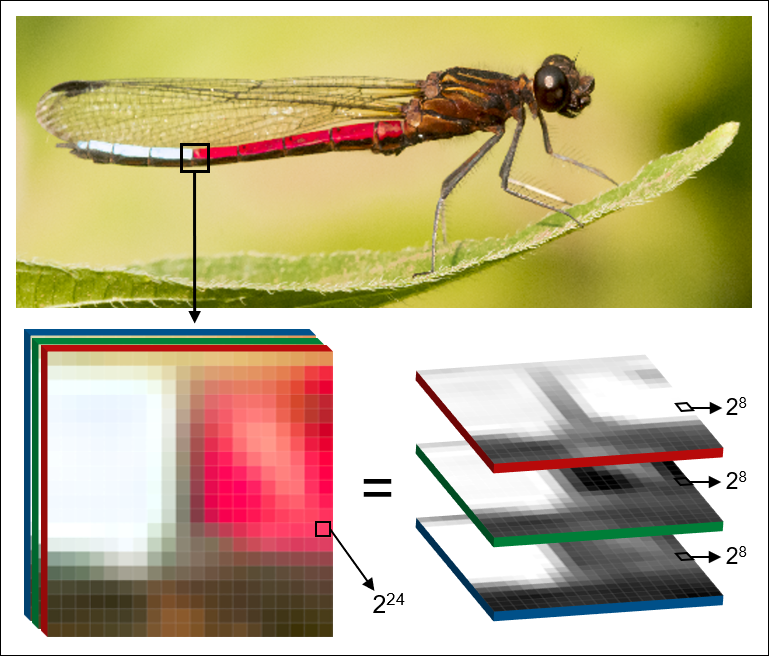
#> input picture docs_source/_assets/images/computer_vision_luerig_et_al_2021.png, 769 x 656 px; its folder holds only this picture in this run
$ python -i segmentation.py   (imports and definitions only)
#> lines starting #> are read from the running program, lines starting #| are printed output that depends on the picture
#%% modules

import copy
import cv2
import numpy as np
import sys

from dataclasses import make_dataclass
from math import inf

from phenopype import __version__
from phenopype import _vars
from phenopype import utils
from phenopype import utils_lowlevel as ul
from phenopype.core import preprocessing, visualization


#%% functions


# [636 lines left out: functions contour_to_mask, detect_contour, edit_contour, mask_to_contour, morphology, not called in this run]


def threshold(
    image,
    method="otsu",
    constant=1,
    blocksize=99,
    value=127,
    mask=True,
    invert=False,
    **kwargs,
):
    """
    Applies a threshold to create a binary image from a grayscale or a multichannel
    image (see phenopype.core.preprocessing.decompose_image for channel options).

    Three types of thresholding algorithms are supported:
        - otsu: use Otsu algorithm to choose the optimal threshold value
        - adaptive: dynamic threshold values across image (uses arguments
          "blocksize" and "constant")
        - binary: fixed threshold value (uses argument "value")

    Mask annotations can be supplied to include or exclude areas.

    Parameters
    ----------
    image : ndarray
        input image
    method : {"otsu", "adaptive", "binary"} str, optional
        type of thresholding algorithm to be used
    blocksize: int, optional
        Size of a pixel neighborhood that is used to calculate a threshold
        value for the pixel (has to be odd - even numbers will be ceiled; for
        "adaptive" method)
    constant : int, optional
        value to subtract from binarization output (for "adaptive" method)
    value : {between 0 and 255} int, optional
        thesholding value (for "binary" method)
    channel {"gray", "red", "green", "blue"}: str, optional
        which channel of the image to use for thresholding

    Returns
    -------
    image : ndarray
        binary image

    """

    # =============================================================================
    # setup

    ## set flags
    flags = make_dataclass(
        cls_name="flags",
        fields=[("mask", bool, mask),
                ("invert", bool, invert),
                ],
    )

    if len(image.shape) == 3:
        if image.shape[2] > 1:
            ul._print("- multichannel image supplied - converting to single", lvl=1)
            image = preprocessing.decompose_image(image, col_space="gray")

    if blocksize % 2 == 0:
        blocksize = blocksize + 1
        ul._print("- even blocksize supplied, adding 1 to make odd", lvl=1)

    if flags.invert:
        image = cv2.bitwise_not(image)

    # =============================================================================
    # annotation management

    annotations = kwargs.get("annotations", {})

    ## references
    annotation_id_ref = kwargs.get(_vars._reference_type + "_id", None)
    annotation_ref = ul._get_annotation(
        annotations,
        _vars._reference_type,
        annotation_id_ref,
        prep_msg="- masking regions in thresholded image:",
    )

    ## masks
    annotation_id_mask = kwargs.get(_vars._mask_type + "_id", None)
    annotation_mask = ul._get_annotation(
        annotations,
        _vars._mask_type,
        annotation_id_mask,
        prep_msg="- masking regions in thresholded image:",
    )

    # =============================================================================
    # execute masking

    ## no masks / exclude
    height, width = image.shape
    rx, ry, rw, rh = 0, 0, width, height
    roi_list, roi_bbox_coords_list, roi_mask_coords_list = [image], [(rx, ry, rw, rh)], [""]

    ## with include masks
    if all([flags.mask, "data" in annotation_mask]):
        if annotation_mask["data"]["include"]:
            roi_list, roi_bbox_coords_list, roi_mask_coords_list = [], [], []
            if len(annotation_mask["data"][_vars._mask_type]) > 0:
                polygons = annotation_mask["data"][_vars._mask_type]

                for coords in polygons:

                    if type(coords) == list:
                        mask_coords = ul._convert_tup_list_arr(coords)
                    else:
                        mask_coords = coords


                    rx, ry, rw, rh = cv2.boundingRect(mask_coords)

                    roi_list.append(image[ry : ry + rh, rx : rx + rw])
                    roi_bbox_coords_list.append((rx, ry, rw, rh))
                    roi_mask_coords_list.append(mask_coords)

    # =============================================================================
    # execute

    thresh = np.zeros(image.shape, dtype=np.uint8)

    for roi, roi_bbox_coords, roi_mask_coords in zip(
            roi_list, roi_bbox_coords_list, roi_mask_coords_list):

        if method == "otsu":
            ret, roi_thresh = cv2.threshold(
                roi,
                0,
                255,
                cv2.THRESH_BINARY_INV + cv2.THRESH_OTSU
                )
        elif method == "adaptive":
            roi_thresh = cv2.adaptiveThreshold(
                roi,
                255,
                cv2.ADAPTIVE_THRESH_GAUSSIAN_C,
                cv2.THRESH_BINARY_INV,
                blocksize,
                constant,
                )
        elif method == "binary":
            ret, roi_thresh = cv2.threshold(
                roi,
                value,
                255,
                cv2.THRESH_BINARY_INV,
                )

        rx, ry, rw, rh = roi_bbox_coords

        if all([flags.mask, "data" in annotation_mask]):

            if all([annotation_mask["data"]["include"],
                    annotation_mask["settings"]["tool"] == "polygon"]):

                poly_mask = np.zeros(roi.shape, dtype=np.uint8)
                poly_mask = cv2.drawContours(
                    image=poly_mask,
                    contours=[roi_mask_coords],
                    contourIdx=0,
                    thickness=-1,
                    color=255,
                    offset=(-rx, -ry),
                )
                roi_thresh = cv2.bitwise_and(roi_thresh, poly_mask)

        thresh[ry : ry + rh, rx : rx + rw] = roi_thresh

    # =============================================================================
    # exclude masks or references

    if "data" in annotation_ref:
        if _vars._mask_type in annotation_ref["data"]:
            polygons = annotation_ref["data"][_vars._mask_type]
            for coords in polygons:
                thresh[ul._create_mask_bool(thresh, coords)] = 0
            ul._print("- excluding pixels from reference")

    ## with exclude masks
    if all([flags.mask, "data" in annotation_mask]):
        if not annotation_mask["data"]["include"]:

            if len(annotation_mask["data"][_vars._mask_type]) > 0:
                polygons = annotation_mask["data"][_vars._mask_type]

            for coords in polygons:
                thresh[ul._create_mask_bool(thresh, coords)] = 0
            ul._print("- excluding pixels from mask")

    # =============================================================================
    # return

    return thresh


# [179 lines left out: function watershed, not called in this run]


# def watershed(
#     image,
#     annotations,
#     iterations=1,
#     kernel_size=3,
#     distance_cutoff=0.8,
#     distance_mask=0,
#     distance_type="l1",
#     **kwargs
# ):
#     """
#     Performs non-parametric marker-based segmentation - useful if many detected
#     contours are touching or overlapping with each other. Input image should be
#     a binary image that serves as the true background. Iteratively, edges are
#     eroded, the difference serves as markers.

#     Parameters
#     ----------
#     image : ndarray
#         input image
#     image_thresh: array
#         binary image (e.g. from threshold)
#     kernel_size: int, optional
#         size of the diff-kernel (has to be odd - even numbers will be ceiled)
#     iterations : int, optional
#         number of times to apply diff-operation
#     distance_cutoff : {between 0 and 1} float, optional
#         watershed distance transform cutoff (larger values discard more pixels)
#     distance_mask : {0, 3, 5} int, optional
#         size of distance mask - not all sizes work with all distance types (will
#         be coerced to 0)
#     distance_type : {"user", "l1", "l2", "C", "l12", "fair", "welsch", "huber"} str, optional
#         distance transformation type

#     Returns
#     -------
#     image : ndarray
#         binary image

#     """
#     # =============================================================================
#     # annotation management

#     ## get contours
#     annotation_type = _vars._contour_type
#     annotation_id = kwargs.get(annotation_type + "_id", None)

#     annotation = ul._get_annotation(
#         annotations=annotations,
#         annotation_type=annotation_type,
#         annotation_id=annotation_id,
#         kwargs=kwargs,
#     )

#     contours = annotation["data"][_vars._contour_type]

# 	# =============================================================================
# 	# setup

#     if len(contours) > 0:

#         ## coerce to multi channel image for colour mask
#         if len(image.shape) == 2:
#             image = cv2.cvtColor(image, cv2.COLOR_GRAY2BGR)

#         ## create binary overlay
#         image_bin = np.zeros(image.shape[0:2], dtype=np.uint8)

#         ## draw contours onto overlay
#         for contour in contours:
#             cv2.drawContours(
#                 image=image_bin,
#                 contours=[contour],
#                 contourIdx=0,
#                 thickness=-1,
#                 color=255,
#                 maxLevel=3,
#                 offset=(0,0),
#                 )


#     if kernel_size % 2 == 0:
#         kernel_size = kernel_size + 1

# 	# =============================================================================
# 	# execute

#     ## sure background
#     sure_bg = morphology(
#         image_bin,
#         operation="dilate",
#         shape="ellipse",
#         kernel_size=kernel_size,
#         iterations=iterations,
#     )

#     ## distances in foreground
#     if distance_type in ["user", "l12", "fair", "welsch", "huber"]:
#         distance_mask = 0

#     opened = morphology(
#         image_bin,
#         operation="erode",
#         shape="ellipse",
#         kernel_size=kernel_size,
#         iterations=iterations,
#     )

#     ## distance transformation
#     dist_transform = cv2.distanceTransform(
#         opened, _vars.opencv_distance_flags[distance_type], distance_mask
#     )
#     dist_transform = cv2.normalize(
#         dist_transform, dist_transform, 0, 1.0, cv2.NORM_MINMAX
#     )
#     dist_transform = preprocessing.blur(dist_transform, kernel_size=int(2*kernel_size))
#     dist_transform = abs(255 * (1-dist_transform))
#     dist_transform = dist_transform.astype(np.uint8)

#     ## sure foreground
#     sure_fg = threshold(dist_transform, method="binary", value=int(distance_cutoff*255))

#     ## finding unknown region
#     sure_fg = sure_fg.astype("uint8")
#     sure_fg[sure_fg == 1] = 255
#     unknown = cv2.subtract(sure_bg, sure_fg)

#     ## marker labelling
#     ret, markers = cv2.connectedComponents(sure_fg)
#     markers = markers + 1
#     markers[unknown == 255] = 0

#     ## watershed
#     markers = cv2.watershed(preprocessing.blur(image, int(2*kernel_size+1)), markers)

#     ## convert to contours
#     watershed_mask = np.zeros(image.shape[:2], np.uint8)
#     watershed_mask[markers == -1] = 255
#     watershed_mask[0 : watershed_mask.shape[0], 0] = 0
#     watershed_mask[0 : watershed_mask.shape[0], watershed_mask.shape[1] - 1] = 0
#     watershed_mask[0, 0 : watershed_mask.shape[1]] = 0
#     watershed_mask[watershed_mask.shape[0] - 1, 0 : watershed_mask.shape[1]] = 0

#     annotations_contour = detect_contour(watershed_mask, retrieval="ccomp")
#     image_watershed = np.zeros(watershed_mask.shape, np.uint8)

#     for coord, supp in zip(annotations_contour[annotation_type]["a"]["data"][annotation_type],
#                            annotations_contour[annotation_type]["a"]["data"]["support"]):
#         if supp["hierarchy_level"] == "child":
#             cv2.drawContours(
#                 image=image_watershed,
#                 contours=[coord],
#                 contourIdx=0,
#                 thickness=-1,
#                 color=ul._get_bgr("white"),
#                 maxLevel=3,
#                 offset=None
#                 )
#             cv2.drawContours(
#                 image=image_watershed,
#                 contours=[coord],
#                 contourIdx=0,
#                 thickness=2,
#                 color=ul._get_bgr("black"),
#                 maxLevel=3,
#                 offset=None
#                 )

# 	# =============================================================================
# 	# return

#     return image_watershed

>>> import cv2
>>> picture = cv2.imread('../../docs_source/_assets/images/computer_vision_luerig_et_al_2021.png', cv2.IMREAD_GRAYSCALE)
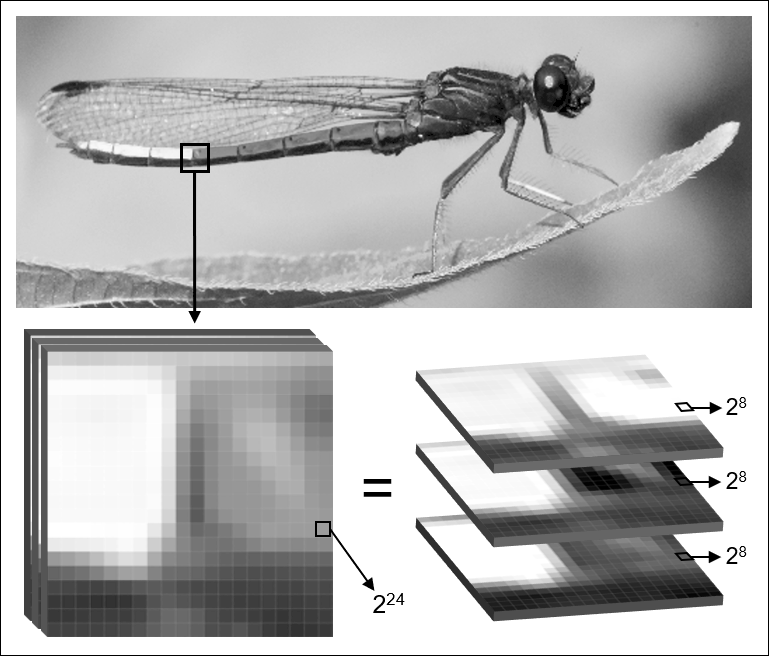
#> picture: shape (656, 769); min 0, max 255, mean 183.5
>>> result = threshold(picture)
#> (the run stopped early here; a loop or call above may not have finished)
